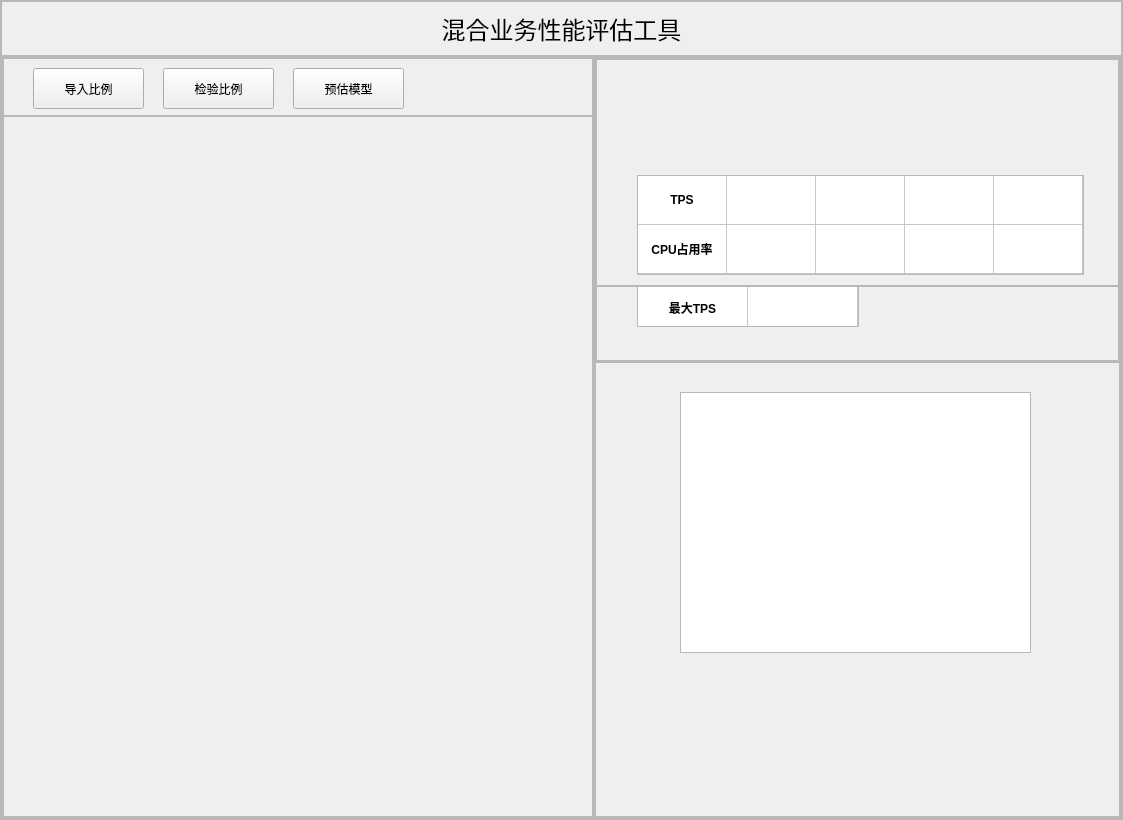
<?xml version="1.0" encoding="UTF-8"?>
<ui version="4.0">
 <class>main</class>
 <widget class="QFrame" name="main">
  <property name="windowModality">
   <enum>Qt::NonModal</enum>
  </property>
  <property name="geometry">
   <rect>
    <x>0</x>
    <y>0</y>
    <width>1123</width>
    <height>820</height>
   </rect>
  </property>
  <property name="sizePolicy">
   <sizepolicy hsizetype="Fixed" vsizetype="Fixed">
    <horstretch>0</horstretch>
    <verstretch>0</verstretch>
   </sizepolicy>
  </property>
  <property name="windowTitle">
   <string>混合业务性能评估工具</string>
  </property>
  <property name="layoutDirection">
   <enum>Qt::LeftToRight</enum>
  </property>
  <property name="frameShape">
   <enum>QFrame::StyledPanel</enum>
  </property>
  <property name="frameShadow">
   <enum>QFrame::Raised</enum>
  </property>
  <layout class="QVBoxLayout" name="verticalLayout" stretch="1,15">
   <property name="spacing">
    <number>0</number>
   </property>
   <property name="sizeConstraint">
    <enum>QLayout::SetDefaultConstraint</enum>
   </property>
   <property name="margin">
    <number>0</number>
   </property>
   <item>
    <widget class="QFrame" name="top">
     <property name="autoFillBackground">
      <bool>false</bool>
     </property>
     <property name="styleSheet">
      <string notr="true"/>
     </property>
     <property name="frameShape">
      <enum>QFrame::StyledPanel</enum>
     </property>
     <property name="frameShadow">
      <enum>QFrame::Raised</enum>
     </property>
     <layout class="QHBoxLayout" name="horizontalLayout">
      <item>
       <widget class="QLabel" name="label">
        <property name="font">
         <font>
          <pointsize>18</pointsize>
         </font>
        </property>
        <property name="text">
         <string>混合业务性能评估工具</string>
        </property>
        <property name="alignment">
         <set>Qt::AlignCenter</set>
        </property>
       </widget>
      </item>
     </layout>
    </widget>
   </item>
   <item>
    <widget class="QFrame" name="bottom">
     <property name="autoFillBackground">
      <bool>false</bool>
     </property>
     <property name="styleSheet">
      <string notr="true"/>
     </property>
     <property name="frameShape">
      <enum>QFrame::StyledPanel</enum>
     </property>
     <property name="frameShadow">
      <enum>QFrame::Raised</enum>
     </property>
     <layout class="QHBoxLayout" name="horizontalLayout_5" stretch="9,8">
      <property name="spacing">
       <number>0</number>
      </property>
      <property name="margin">
       <number>0</number>
      </property>
      <item>
       <widget class="QFrame" name="left">
        <property name="styleSheet">
         <string notr="true"/>
        </property>
        <property name="frameShape">
         <enum>QFrame::StyledPanel</enum>
        </property>
        <property name="frameShadow">
         <enum>QFrame::Raised</enum>
        </property>
        <layout class="QVBoxLayout" name="verticalLayout_2" stretch="1,12">
         <property name="spacing">
          <number>0</number>
         </property>
         <property name="margin">
          <number>0</number>
         </property>
         <item>
          <widget class="QFrame" name="button_panel">
           <property name="frameShape">
            <enum>QFrame::StyledPanel</enum>
           </property>
           <property name="frameShadow">
            <enum>QFrame::Raised</enum>
           </property>
           <widget class="QPushButton" name="pushButton">
            <property name="geometry">
             <rect>
              <x>30</x>
              <y>10</y>
              <width>111</width>
              <height>41</height>
             </rect>
            </property>
            <property name="contextMenuPolicy">
             <enum>Qt::DefaultContextMenu</enum>
            </property>
            <property name="text">
             <string>导入比例</string>
            </property>
            <property name="autoDefault">
             <bool>false</bool>
            </property>
            <property name="default">
             <bool>false</bool>
            </property>
            <property name="flat">
             <bool>false</bool>
            </property>
           </widget>
           <widget class="QPushButton" name="pushButton_2">
            <property name="geometry">
             <rect>
              <x>160</x>
              <y>10</y>
              <width>111</width>
              <height>41</height>
             </rect>
            </property>
            <property name="text">
             <string>检验比例</string>
            </property>
           </widget>
           <widget class="QPushButton" name="pushButton_3">
            <property name="geometry">
             <rect>
              <x>290</x>
              <y>10</y>
              <width>111</width>
              <height>41</height>
             </rect>
            </property>
            <property name="text">
             <string>预估模型</string>
            </property>
           </widget>
           <zorder>pushButton</zorder>
           <zorder>pushButton_2</zorder>
           <zorder>pushButton_3</zorder>
           <zorder>tableWidget</zorder>
          </widget>
         </item>
         <item>
          <widget class="QFrame" name="frame">
           <property name="frameShape">
            <enum>QFrame::StyledPanel</enum>
           </property>
           <property name="frameShadow">
            <enum>QFrame::Raised</enum>
           </property>
           <zorder>right</zorder>
          </widget>
         </item>
        </layout>
       </widget>
      </item>
      <item>
       <widget class="QFrame" name="right">
        <property name="styleSheet">
         <string notr="true"/>
        </property>
        <property name="frameShape">
         <enum>QFrame::StyledPanel</enum>
        </property>
        <property name="frameShadow">
         <enum>QFrame::Raised</enum>
        </property>
        <layout class="QVBoxLayout" name="verticalLayout_3" stretch="2,3">
         <property name="spacing">
          <number>0</number>
         </property>
         <property name="margin">
          <number>0</number>
         </property>
         <item>
          <widget class="QFrame" name="frame_2">
           <property name="frameShape">
            <enum>QFrame::StyledPanel</enum>
           </property>
           <property name="frameShadow">
            <enum>QFrame::Raised</enum>
           </property>
           <layout class="QVBoxLayout" name="verticalLayout_4" stretch="3,1">
            <property name="spacing">
             <number>0</number>
            </property>
            <property name="margin">
             <number>0</number>
            </property>
            <item>
             <widget class="QFrame" name="frame_4">
              <property name="frameShape">
               <enum>QFrame::StyledPanel</enum>
              </property>
              <property name="frameShadow">
               <enum>QFrame::Raised</enum>
              </property>
              <layout class="QVBoxLayout" name="verticalLayout_5">
               <property name="leftMargin">
                <number>40</number>
               </property>
               <property name="topMargin">
                <number>115</number>
               </property>
               <property name="rightMargin">
                <number>34</number>
               </property>
               <property name="bottomMargin">
                <number>10</number>
               </property>
               <item>
                <widget class="QTableWidget" name="tableWidget">
                 <property name="frameShape">
                  <enum>QFrame::StyledPanel</enum>
                 </property>
                 <property name="frameShadow">
                  <enum>QFrame::Sunken</enum>
                 </property>
                 <property name="verticalScrollBarPolicy">
                  <enum>Qt::ScrollBarAlwaysOff</enum>
                 </property>
                 <property name="horizontalScrollBarPolicy">
                  <enum>Qt::ScrollBarAsNeeded</enum>
                 </property>
                 <property name="autoScroll">
                  <bool>true</bool>
                 </property>
                 <property name="editTriggers">
                  <set>QAbstractItemView::SelectedClicked</set>
                 </property>
                 <property name="selectionMode">
                  <enum>QAbstractItemView::NoSelection</enum>
                 </property>
                 <property name="verticalScrollMode">
                  <enum>QAbstractItemView::ScrollPerPixel</enum>
                 </property>
                 <property name="horizontalScrollMode">
                  <enum>QAbstractItemView::ScrollPerPixel</enum>
                 </property>
                 <property name="rowCount">
                  <number>2</number>
                 </property>
                 <property name="columnCount">
                  <number>5</number>
                 </property>
                 <attribute name="horizontalHeaderVisible">
                  <bool>false</bool>
                 </attribute>
                 <attribute name="horizontalHeaderDefaultSectionSize">
                  <number>89</number>
                 </attribute>
                 <attribute name="verticalHeaderVisible">
                  <bool>false</bool>
                 </attribute>
                 <attribute name="verticalHeaderDefaultSectionSize">
                  <number>49</number>
                 </attribute>
                 <row/>
                 <row/>
                 <column/>
                 <column/>
                 <column/>
                 <column/>
                 <column/>
                 <item row="0" column="0">
                  <property name="text">
                   <string>TPS</string>
                  </property>
                  <property name="font">
                   <font>
                    <weight>75</weight>
                    <bold>true</bold>
                   </font>
                  </property>
                  <property name="textAlignment">
                   <set>AlignHCenter|AlignVCenter|AlignCenter</set>
                  </property>
                  <property name="flags">
                   <set>ItemIsDragEnabled|ItemIsUserCheckable|ItemIsEnabled</set>
                  </property>
                 </item>
                 <item row="0" column="1">
                  <property name="text">
                   <string/>
                  </property>
                 </item>
                 <item row="1" column="0">
                  <property name="text">
                   <string>CPU占用率</string>
                  </property>
                  <property name="font">
                   <font>
                    <weight>75</weight>
                    <bold>true</bold>
                   </font>
                  </property>
                  <property name="textAlignment">
                   <set>AlignHCenter|AlignVCenter|AlignCenter</set>
                  </property>
                  <property name="flags">
                   <set>ItemIsDragEnabled|ItemIsUserCheckable|ItemIsEnabled</set>
                  </property>
                 </item>
                 <item row="1" column="2">
                  <property name="flags">
                   <set>ItemIsDragEnabled|ItemIsUserCheckable|ItemIsEnabled</set>
                  </property>
                 </item>
                </widget>
               </item>
              </layout>
             </widget>
            </item>
            <item>
             <widget class="QFrame" name="frame_5">
              <property name="frameShape">
               <enum>QFrame::StyledPanel</enum>
              </property>
              <property name="frameShadow">
               <enum>QFrame::Raised</enum>
              </property>
              <widget class="QTableWidget" name="tableWidget_2">
               <property name="geometry">
                <rect>
                 <x>41</x>
                 <y>0</y>
                 <width>222</width>
                 <height>41</height>
                </rect>
               </property>
               <property name="sizePolicy">
                <sizepolicy hsizetype="Expanding" vsizetype="Expanding">
                 <horstretch>0</horstretch>
                 <verstretch>0</verstretch>
                </sizepolicy>
               </property>
               <property name="frameShape">
                <enum>QFrame::StyledPanel</enum>
               </property>
               <property name="frameShadow">
                <enum>QFrame::Sunken</enum>
               </property>
               <property name="verticalScrollBarPolicy">
                <enum>Qt::ScrollBarAlwaysOff</enum>
               </property>
               <property name="horizontalScrollBarPolicy">
                <enum>Qt::ScrollBarAsNeeded</enum>
               </property>
               <property name="autoScroll">
                <bool>true</bool>
               </property>
               <property name="autoScrollMargin">
                <number>0</number>
               </property>
               <property name="editTriggers">
                <set>QAbstractItemView::SelectedClicked</set>
               </property>
               <property name="selectionMode">
                <enum>QAbstractItemView::NoSelection</enum>
               </property>
               <property name="verticalScrollMode">
                <enum>QAbstractItemView::ScrollPerPixel</enum>
               </property>
               <property name="horizontalScrollMode">
                <enum>QAbstractItemView::ScrollPerPixel</enum>
               </property>
               <property name="rowCount">
                <number>1</number>
               </property>
               <property name="columnCount">
                <number>2</number>
               </property>
               <attribute name="horizontalHeaderVisible">
                <bool>false</bool>
               </attribute>
               <attribute name="horizontalHeaderDefaultSectionSize">
                <number>110</number>
               </attribute>
               <attribute name="horizontalHeaderMinimumSectionSize">
                <number>0</number>
               </attribute>
               <attribute name="verticalHeaderVisible">
                <bool>false</bool>
               </attribute>
               <attribute name="verticalHeaderDefaultSectionSize">
                <number>44</number>
               </attribute>
               <attribute name="verticalHeaderMinimumSectionSize">
                <number>0</number>
               </attribute>
               <row/>
               <column/>
               <column/>
               <item row="0" column="0">
                <property name="text">
                 <string>最大TPS</string>
                </property>
                <property name="font">
                 <font>
                  <weight>75</weight>
                  <bold>true</bold>
                 </font>
                </property>
                <property name="textAlignment">
                 <set>AlignHCenter|AlignVCenter|AlignCenter</set>
                </property>
                <property name="flags">
                 <set>ItemIsDragEnabled|ItemIsUserCheckable|ItemIsEnabled</set>
                </property>
               </item>
               <item row="0" column="1">
                <property name="text">
                 <string/>
                </property>
               </item>
              </widget>
             </widget>
            </item>
           </layout>
          </widget>
         </item>
         <item>
          <widget class="QFrame" name="frame_3">
           <property name="frameShape">
            <enum>QFrame::StyledPanel</enum>
           </property>
           <property name="frameShadow">
            <enum>QFrame::Raised</enum>
           </property>
           <widget class="QGraphicsView" name="graphicsView">
            <property name="geometry">
             <rect>
              <x>85</x>
              <y>30</y>
              <width>351</width>
              <height>261</height>
             </rect>
            </property>
           </widget>
          </widget>
         </item>
        </layout>
       </widget>
      </item>
     </layout>
    </widget>
   </item>
  </layout>
 </widget>
 <tabstops>
  <tabstop>pushButton_2</tabstop>
  <tabstop>pushButton_3</tabstop>
  <tabstop>pushButton</tabstop>
 </tabstops>
 <resources/>
 <connections/>
</ui>
